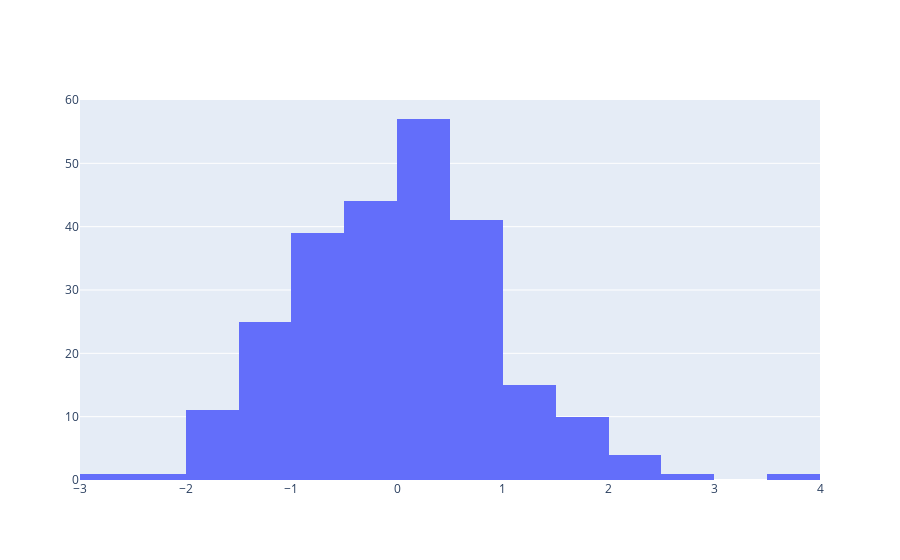

Notebook code cell kept with this figure:
### Code cell
# import all required libraries
import numpy as np
import plotly
import plotly.graph_objects as go
import plotly.offline as pyo
from plotly.offline import init_notebook_mode

init_notebook_mode(connected = True)

# save the state of random
np.random.seed(42)

# generating 250 random numbers
x = np.random.randn(250)

# plotting histogram for x
fig = go.Figure(data=[go.Histogram(x=x)])

fig.show()

### Figure 1 — Plotly figure (JSON) as saved in the notebook; plotly's stock layout.template omitted (floating-point values rounded to 4 significant figures; data arrays with more than 128 entries replaced by an {"elided": "..."} marker saying what was removed)
{"data": [{"type": "histogram", "x": {"elided": "250 float values"}}], "layout": {}}
